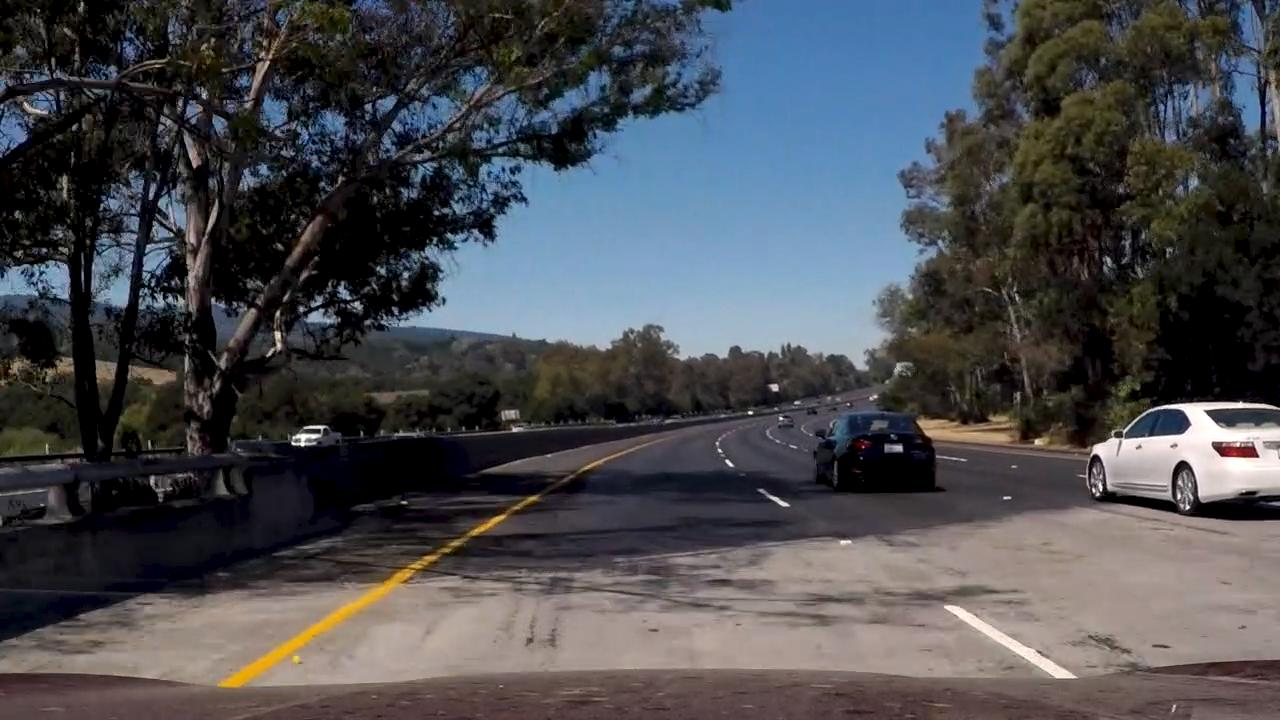
#> input picture test_images/additional_test0.jpg, 1280 x 720 px; its folder holds only this picture in this run
$ python SobelCollection.py   (older library calls are emulated)
#> lines starting #> are read from the running program, lines starting #| are printed output that depends on the picture
### src/CameraCalib.py
"""
Camera Calibration Function Class
"""
import sys, os
import numpy as np
import glob
import pickle
import cv2
import matplotlib.pyplot as plt

class CameraCalib(object):
    """
    CameraCalibration Function
    """
    def __init__(self, nx, ny):
        """
        argument nx and ny are the number of corner
        nx is the number of row, ny is the number of column
        """
#> (reads src/calibration_pickle.p from the repository)
#> further down, org_img is the input picture: shape (720, 1280, 3); mean R, G, B 74.4, 75.9, 80.5
        # public
        self.mtx = None
        self.dist = None
        # private
        self._objpoints = list()
        self._imgpoints = list()
        self._nx = nx
        self._ny = ny

    # [23 lines left out: function _project_img, not called in this run]


    def undist_img(self, img):
        dst = cv2.undistort(img, self.mtx, self.dist, None, self.mtx)
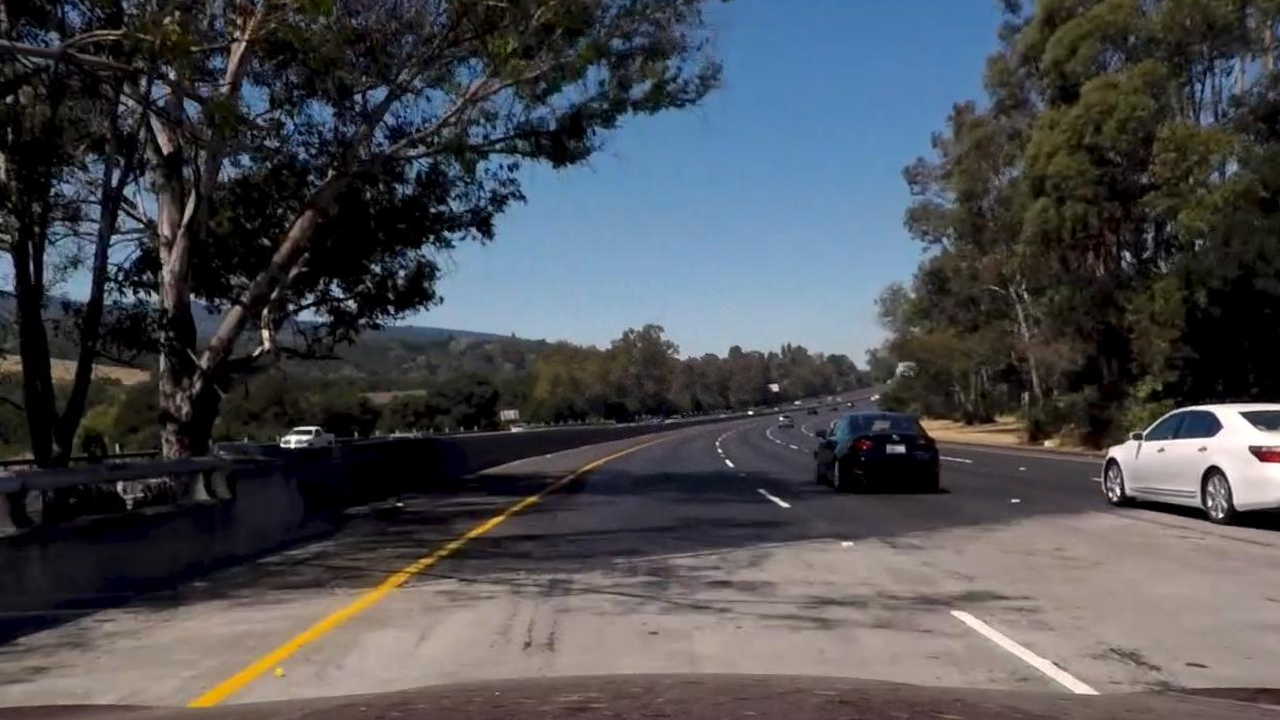
#> dst: shape (720, 1280, 3); mean B, G, R 81.2, 76.9, 75.3
        return dst

    # private functions
    def project_img_file(self, file_name):
        img = cv2.imread(file_name)
        return self._project_img(img)

    # [4 lines left out: function calibrate, not called in this run]
    def undist_img_file(self, file_name):
        img = cv2.imread(file_name)
        return self.undist_img(img)

    def import_calib(self, file_name):
        dist_pickle = pickle.load( open( file_name, "rb" ) )
        self.mtx = dist_pickle["mtx"]
        self.dist = dist_pickle["dist"]

    # [8 lines left out: function export_calib, not called in this run]

'''
test code
'''
# [28 lines that do not run on import are left out]


### src/SobelCollection.py
"""
Get Gradient of pixel in image.
"""

import numpy as np
import cv2
import matplotlib.pyplot as plt
import matplotlib.image as mpimg
from abc import ABCMeta, abstractmethod

# common function
def get_sobel(img, orient='x', sobel_kernel=3):
#> called with orient = 'x', sobel_kernel = 3
    gray = cv2.cvtColor(img, cv2.COLOR_RGB2GRAY)
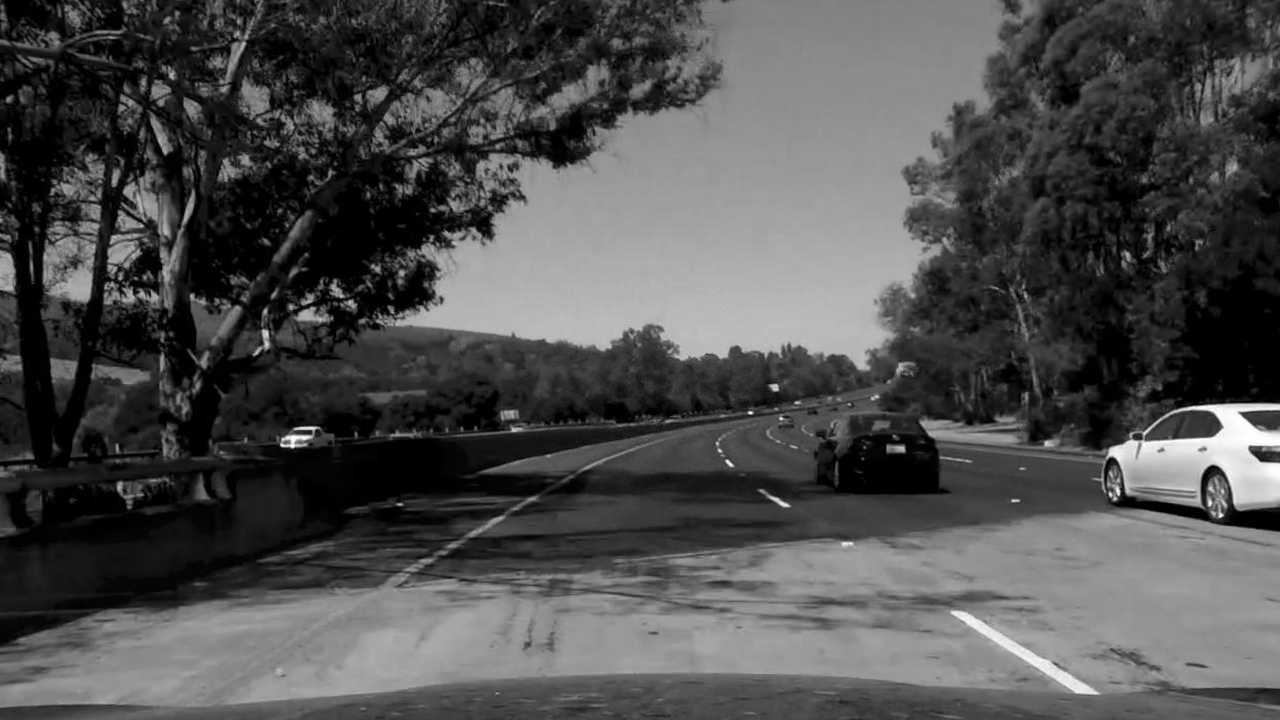
#> gray: shape (720, 1280); min 0, max 255, mean 78
    if orient == 'x':
        sobel = cv2.Sobel(gray, cv2.CV_64F, 1, 0, ksize=sobel_kernel)
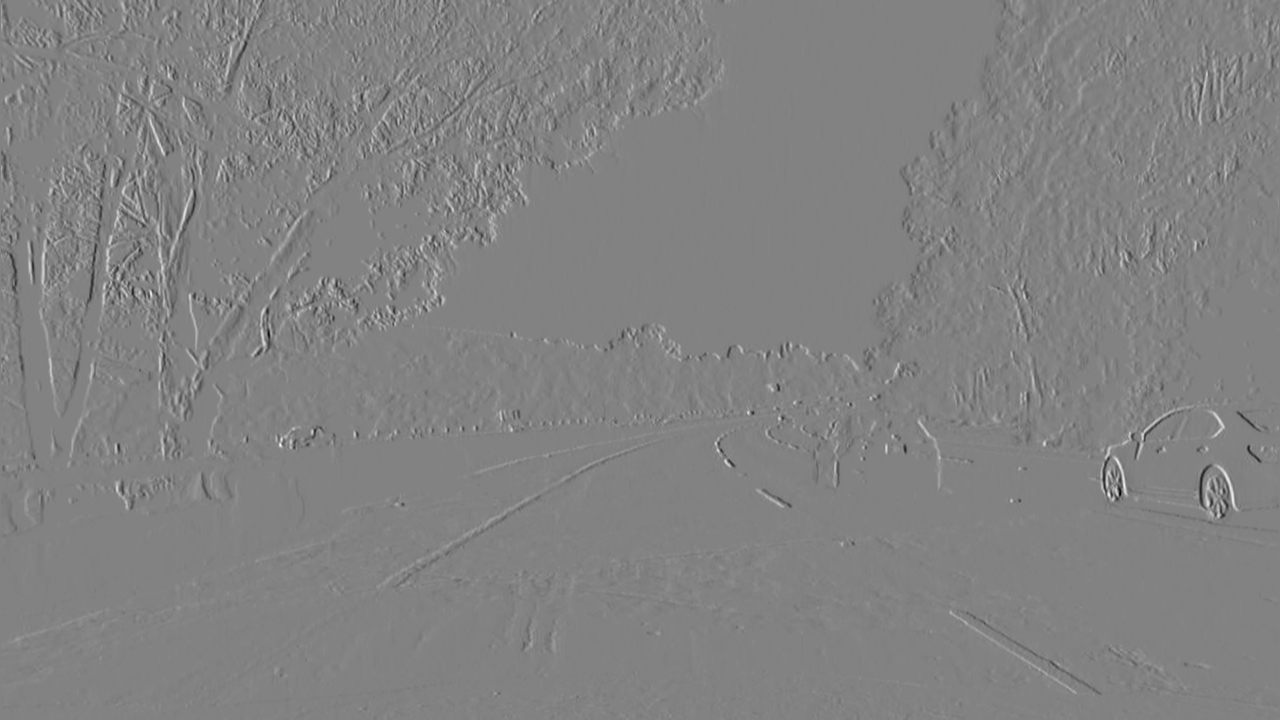
#> sobel: shape (720, 1280) float64; min -730, max 699, mean 0.1; drawn with min black and max white
    else:
        sobel = cv2.Sobel(gray, cv2.CV_64F, 0, 1, ksize=sobel_kernel)
    return sobel

class SobelBase(metaclass=ABCMeta):
    """
    Abstract class for Sobel, SobelGratitude, SobelDirection
    """
    def __init__(self, sobel_kernel=3, thresh_min=0, thresh_max=1):
        self._sobel_kernel = sobel_kernel
        self._thresh_min = thresh_min
        self._thresh_max = thresh_max

    @abstractmethod
    def _get_grad(self, img):
        pass

    def cmp_thres(self, img):
        grad = self._get_grad(img)
        binary_output = np.zeros_like(grad)
        binary_output[(grad >= self._thresh_min) & (grad <= self._thresh_max)] = 1
        return binary_output


class Sobel(SobelBase):
    def __init__(self, sobel_kernel=3, thresh_min=0, thresh_max=1, orient='x'):
        super(Sobel, self).__init__(sobel_kernel, thresh_min, thresh_max)
        self._orient = orient
    def _get_grad(self, img):
        sobel = get_sobel(img, self._orient, self._sobel_kernel)
        abs_sobel = np.absolute(sobel)
        scaled_sobel = np.uint8(255*abs_sobel/np.max(abs_sobel))
        return scaled_sobel
    # def cmp_thres is prepared.

class SobelGratitude(SobelBase):
    def __init__(self, sobel_kernel=3, thresh_min=0, thresh_max=1):
        super(SobelGratitude, self).__init__(sobel_kernel, thresh_min, thresh_max)

    def _get_grad(self, img):
        sobelx = get_sobel(img, 'x', self._sobel_kernel)
        sobely = get_sobel(img, 'y', self._sobel_kernel)
        power_sobelx = np.power(sobelx, 2)
        power_sobely = np.power(sobely, 2)
        abs_sobel = np.sqrt((power_sobelx + power_sobely))
        scaled_sobel = np.uint8(255*abs_sobel/np.max(abs_sobel))
        return scaled_sobel
    # def cmp_thres is prepared.

class SobelDirection(SobelBase):
    def __init__(self, sobel_kernel=3, thresh_min=0, thresh_max=1):
        super(SobelDirection, self).__init__(sobel_kernel, thresh_min, thresh_max)


    def _get_grad(self, img):
        sobelx = get_sobel(img, 'x', self._sobel_kernel)
        sobely = get_sobel(img, 'y', self._sobel_kernel)
        return np.arctan2(np.absolute(sobely), np.absolute(sobelx))

    # def cmp_thres is prepared.

if __name__ == '__main__':
    from CameraCalib import CameraCalib
    import glob
    cam_calib = CameraCalib(9, 6)
    src_image_file = glob.glob('../test_images/*.jpg')
    cam_calib.import_calib("calibration_pickle.p")
    sobel = Sobel(3, 30, 100, 'x')

    for idx, fname in enumerate(src_image_file):
        org_img = mpimg.imread(fname)
        src_img = cam_calib.undist_img_file(fname)
        sobel_img = sobel.cmp_thres(src_img)
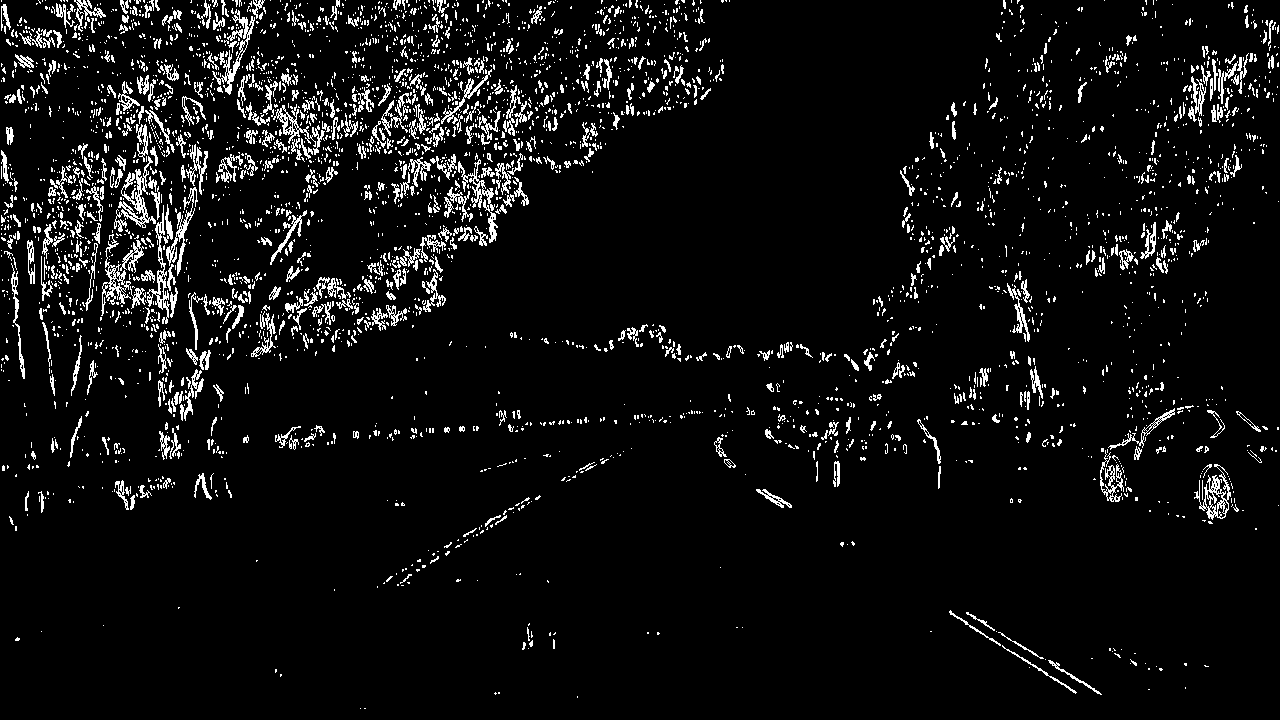
#> sobel_img: shape (720, 1280); values 0 (black) and 1 (white), 6.2% white in thin lines or dots
        outfile = './sobel/sobel_{}.png'.format(idx)
        f, (ax1, ax2) = plt.subplots(1, 2, figsize=(24, 9))
        f.tight_layout()
        ax1.imshow(org_img)
        ax1.set_title('Original Image', fontsize=50)
        ax2.imshow(sobel_img, cmap='gray')
        ax2.set_title('Thresholded Gradient', fontsize=50)
        plt.subplots_adjust(left=0., right=1, top=0.9, bottom=0.)
        plt.savefig(outfile)
